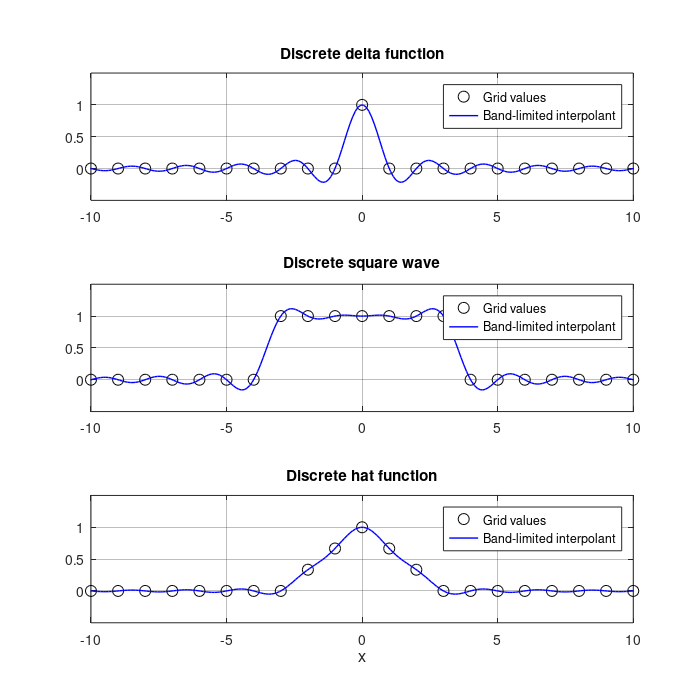

Source code (MATLAB):
% sinc_interpolation.m
% Chapter 9: Physical and Fourier Space on Grids
%
% Demonstrates band-limited interpolation using the sinc function.
% Shows interpolation of delta, square wave, and hat functions.
% This is Etude 2 from the chapter.
%
% Author: Dr. Denys Dutykh
% Date: February 2026

function sinc_interpolation()
    % Grid parameters
    h = 1;
    xmax = 10;
    x_grid = -xmax:h:xmax;  % Grid points
    x_fine = (-xmax - h/20):h/10:(xmax + h/20);  % Fine plotting grid

    % Create figure with 3 panels
    figure('Position', [100, 100, 700, 700]);

    % Three grid functions
    titles = {'Discrete delta function', 'Discrete square wave', 'Discrete hat function'};

    for plt = 1:3
        subplot(3, 1, plt);

        switch plt
            case 1
                v = (x_grid == 0);              % Delta function
            case 2
                v = (abs(x_grid) <= 3);         % Square wave
            case 3
                v = max(0, 1 - abs(x_grid)/3);  % Hat function
        end

        % Plot discrete samples
        plot(x_grid, v, 'ko', 'MarkerSize', 8); hold on;

        % Compute and plot interpolant
        p = zeros(size(x_fine));
        for i = 1:length(x_grid)
            p = p + v(i) * sinc_kernel((x_fine - x_grid(i)) / h);
        end
        plot(x_fine, p, 'b-', 'LineWidth', 1.0);

        xlim([-xmax, xmax]);
        ylim([-0.5, 1.5]);
        yticks([0, 0.5, 1]);
        title(titles{plt}, 'FontSize', 11);
        grid on;
        set(gca, 'GridAlpha', 0.3);
        legend('Grid values', 'Band-limited interpolant', 'Location', 'northeast');
        hold off;
    end

    xlabel('x', 'FontSize', 12);

    % Save figure
    set(gcf, 'PaperPositionMode', 'auto');
    print('-dpdf', '../../../textbook/figures/ch09/matlab/sinc_interpolation.pdf');
    fprintf('Figure saved to textbook/figures/ch09/matlab/sinc_interpolation.pdf\n');
end

function s = sinc_kernel(z)
    % Compute sinc(z) = sin(pi*z)/(pi*z), with sinc(0) = 1
    s = ones(size(z));
    mask = z ~= 0;
    s(mask) = sin(pi*z(mask)) ./ (pi*z(mask));
end
